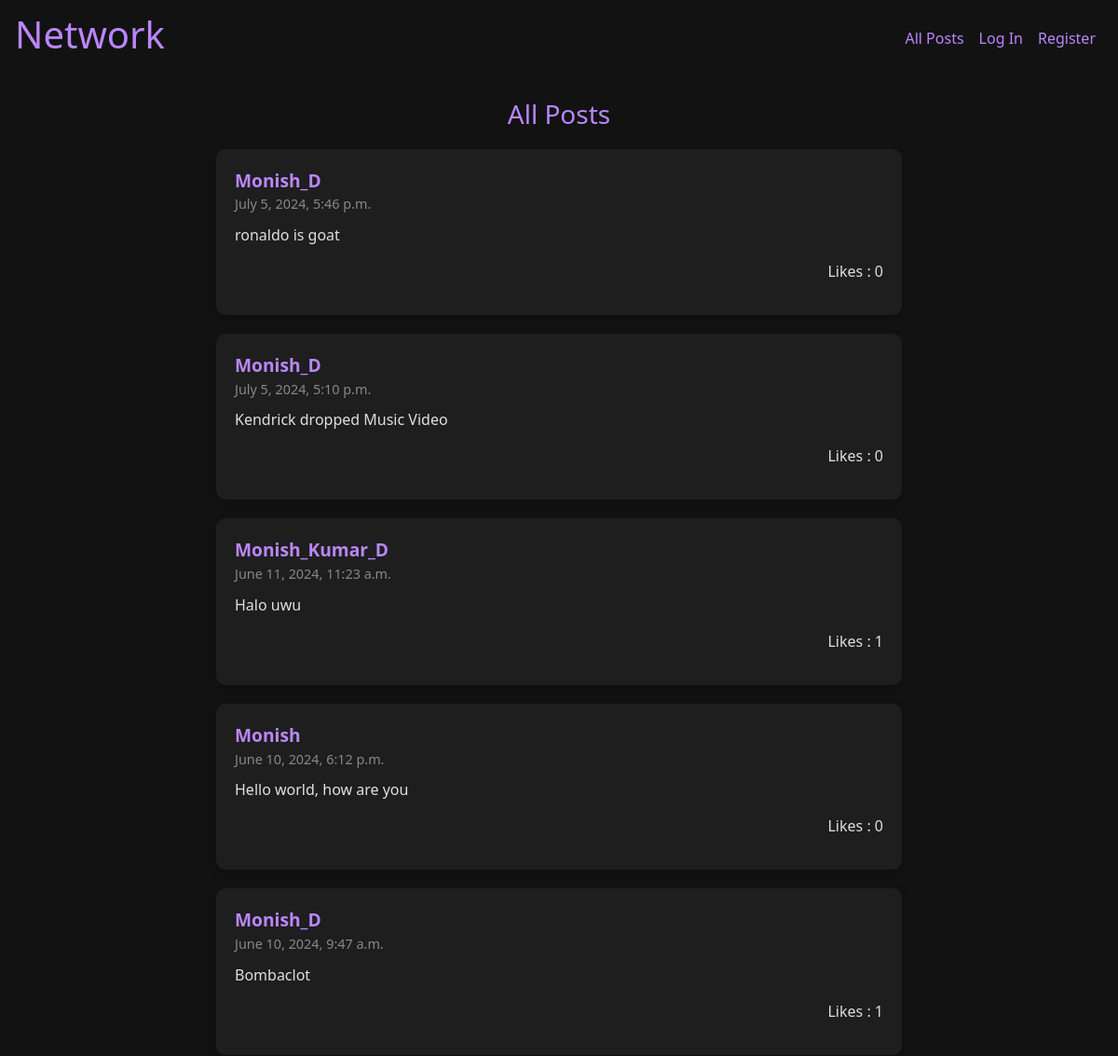
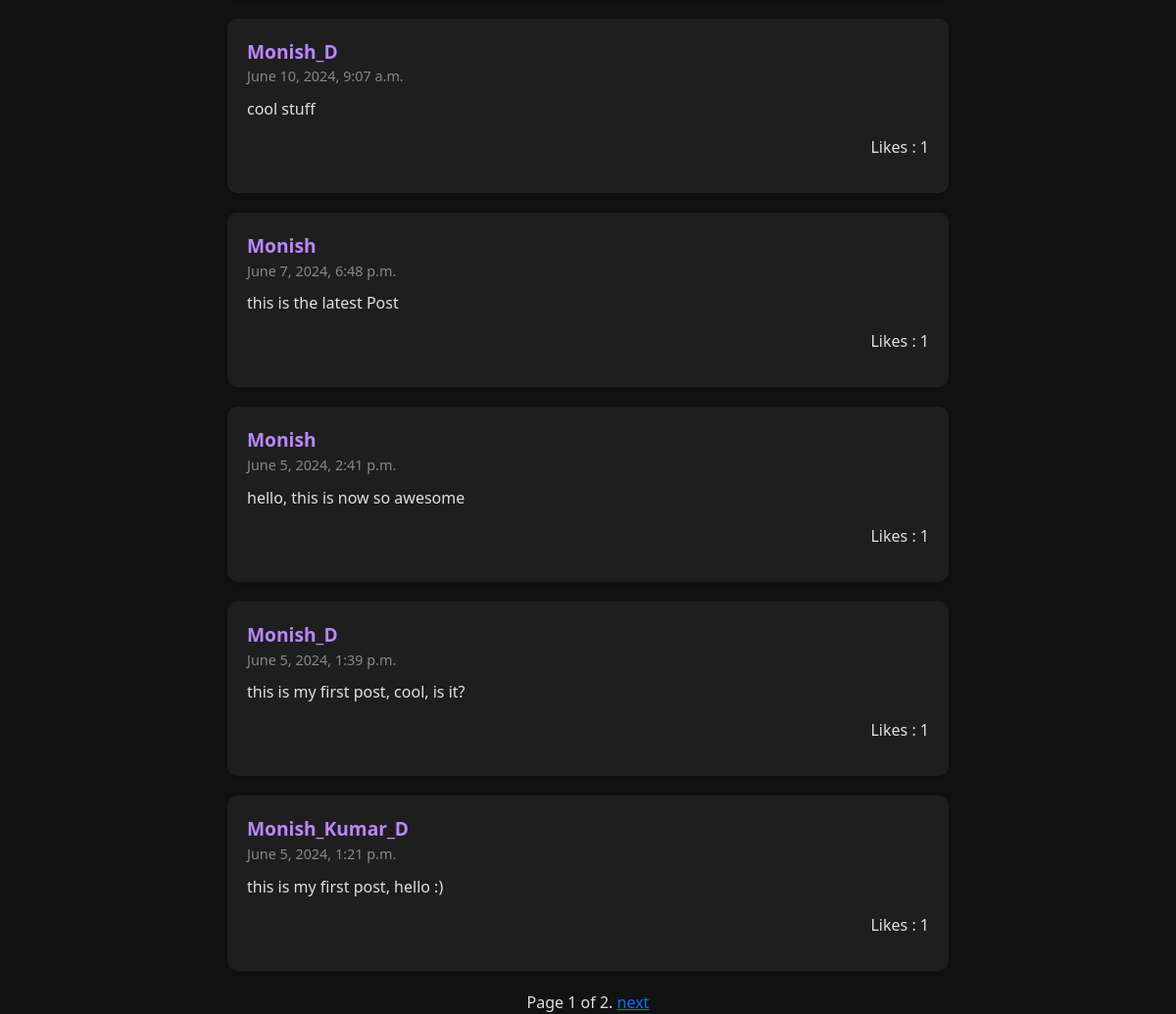
The page / on the database its author committed (2 pictures, top to bottom).
### network/models.py (models this page shows, shortened)
class Post(models.Model):
    username = models.ForeignKey(User, on_delete=models.CASCADE, related_name="author")
    content = models.TextField()
    timestamp = models.DateTimeField(auto_now_add=True)
    likes = models.ManyToManyField(User, related_name='liked_posts', through='Like')

class User(AbstractUser):
    pass

### network/views.py (the view, shortened to what this page needs)
# urls.py: path("", views.index, name="index"),
def index(request):
    user = request.user
    if not user.is_authenticated:
        total_posts = Post.objects.order_by("-id")
        paginator = Paginator(total_posts, 10)
        page_number = request.GET.get('page')
        page_obj = paginator.get_page(page_number)
        posts = paginator.get_page(page_number)
        return render(request, "network/index.html", {"posts": posts, "page_obj" : page_obj})

### network/templates/network/index.html (shortened to what this page needs)
{% extends "network/layout.html" %}
{% load static %}
{% block body %}
<div class="container mt-4">
    <div class="profile-header">
        <h3>All Posts</h3>
    </div>
    <div class="row">
        <div class="col-lg-8 offset-lg-2">
            <ul class="list-unstyled">
                {% for post in posts %}
                <li class="post-card" id="post-{{ post.id }}">
                    {% if user.is_authenticated %}
                    <div class="post-header">
                        <a href="{% url 'profile' post.username.id %}">{{ post.username }}</a>
                    </div>
                    {% else %}
                    <div class="post-header">
                        <a>{{ post.username }}</a>
                    </div>
                    {% endif %}
                    <div class="post-timestamp">
                        {{ post.timestamp }}
                    </div>
                    <div class="post-content" id="post-content-{{ post.id }}">
                        {{ post.content }}
                    </div>
                    <div class="post-footer">
                        <span class="like-count" id="like-count-{{ post.id }}" > Likes : {{ post.likes.count }}</span>
                    </div>
                </li>
                {% endfor %}
            </ul>
        </div>
    </div>
        {% if page_obj %}
            <div class="pagination" style="text-align:center; display:flex; justify-content:center;">
            <span class="step-links">
                <span class="current">
                    Page {{ page_obj.number }} of {{ page_obj.paginator.num_pages }}.
                </span>
                {% if page_obj.has_next %}
                    <a href="?page={{ page_obj.next_page_number }}">next</a>
                {% endif %}
            </span>
        </div>
        {% endif %}
</div>
{% endblock %}

### network/templates/network/layout.html (shortened to what this page needs)
{% load static %}
<!DOCTYPE html>
<html lang="en">
    <head>
        <link href="https://stackpath.bootstrapcdn.com/bootstrap/4.5.2/css/bootstrap.min.css" rel="stylesheet">
        <link href="https://cdnjs.cloudflare.com/ajax/libs/font-awesome/5.15.4/css/all.min.css" rel="stylesheet">
        <link href="https://cdn.jsdelivr.net/npm/bootstrap@5.1.3/dist/css/bootstrap.min.css" rel="stylesheet">
    </head>
    <body>
        <nav class="navbar navbar-expand-lg navbar-light " style="color: #bb86fc">
            <a class="navbar-brand" href="#" style="color: #bb86fc;"><h1>Network</h1></a>
            <div class=" navbar-collapse" id="navbarNav">
              <ul class="navbar-nav ml-auto">
                <li class="nav-item">
                  <a class="nav-link" href="{% url 'index' %}" style="color: #bb86fc;">All Posts</a>
                </li>
                {% if user.is_authenticated %}
                    <li class="nav-item">
                        <a class="nav-link" href="{% url 'newpost' %}" style="color: #bb86fc;">New Post</a>
                    </li>
                    <li class="nav-item">
                        <a class="nav-link" href="{% url 'following' %}" style="color: #bb86fc;">Following</a>
                    </li>
                    <li class="nav-item">
                        <a class="nav-link" href="{% url 'logout' %}" style="color: #bb86fc;">Log Out</a>
                    </li>
                {% else %}
                    <li class="nav-item">
                        <a class="nav-link" href="{% url 'login' %}" style="color: #bb86fc;">Log In</a>
                    </li>
                    <li class="nav-item">
                        <a class="nav-link" href="{% url 'register' %}" style="color: #bb86fc;">Register</a>
                    </li>
                {% endif %}
              </ul>
            </div>
          </nav>
        <div class="body">
            {% block body %}
            {% endblock %}
        </div>
    </body>
</html>

### network/templates/network/layout.html (style rules this page uses)
body { background-color: #121212; color: #e0e0e0; }
.nav-item { color: white; }
.profile-header { text-align: center; margin-bottom: 20px; color: #bb86fc; }
.post-card { margin-bottom: 20px; padding: 20px; border-radius: 10px; background-color: #1e1e1e; box-shadow: 0 4px 8px rgba(0, 0, 0, 0.2); transition: all 0.3s ease; }
.post-header { font-size: 1.2em; font-weight: bold; color: #bb86fc; }
.post-timestamp { color: #888; font-size: 0.9em; }
.post-content { margin-top: 10px; font-size: 1em; }
.post-footer { margin-top: 15px; display: flex; justify-content: space-between; }
.nav-item a { color: #bb86fc; }

### rows shown on the page
Post: username "Monish_D", timestamp "July 5, 2024, 5:46 p.m.", content "ronaldo is goat", likes.count "0"
Post: username "Monish_D", timestamp "July 5, 2024, 5:10 p.m.", content "Kendrick dropped Music Video", likes.count "0"
Post: username "Monish_Kumar_D", timestamp "June 11, 2024, 11:23 a.m.", content "Halo uwu", likes.count "1"
Post: username "Monish", timestamp "June 10, 2024, 6:12 p.m.", content "Hello world, how are you", likes.count "0"
Post: username "Monish_D", timestamp "June 10, 2024, 9:47 a.m.", content "Bombaclot", likes.count "1"
Post: username "Monish_D", timestamp "June 10, 2024, 9:07 a.m.", content "cool stuff", likes.count "1"
Post: username "Monish", timestamp "June 7, 2024, 6:48 p.m.", content "this is the latest Post", likes.count "1"
Post: username "Monish", timestamp "June 5, 2024, 2:41 p.m.", content "hello, this is now so awesome", likes.count "1"
Post: username "Monish_D", timestamp "June 5, 2024, 1:39 p.m.", content "this is my first post, cool, is it?", likes.count "1"
Post: username "Monish_Kumar_D", timestamp "June 5, 2024, 1:21 p.m.", content "this is my first post, hello :)", likes.count "1"

### other values the page prints
{{ page_obj.number }} "1"
{{ page_obj.paginator.num_pages }} "2"
